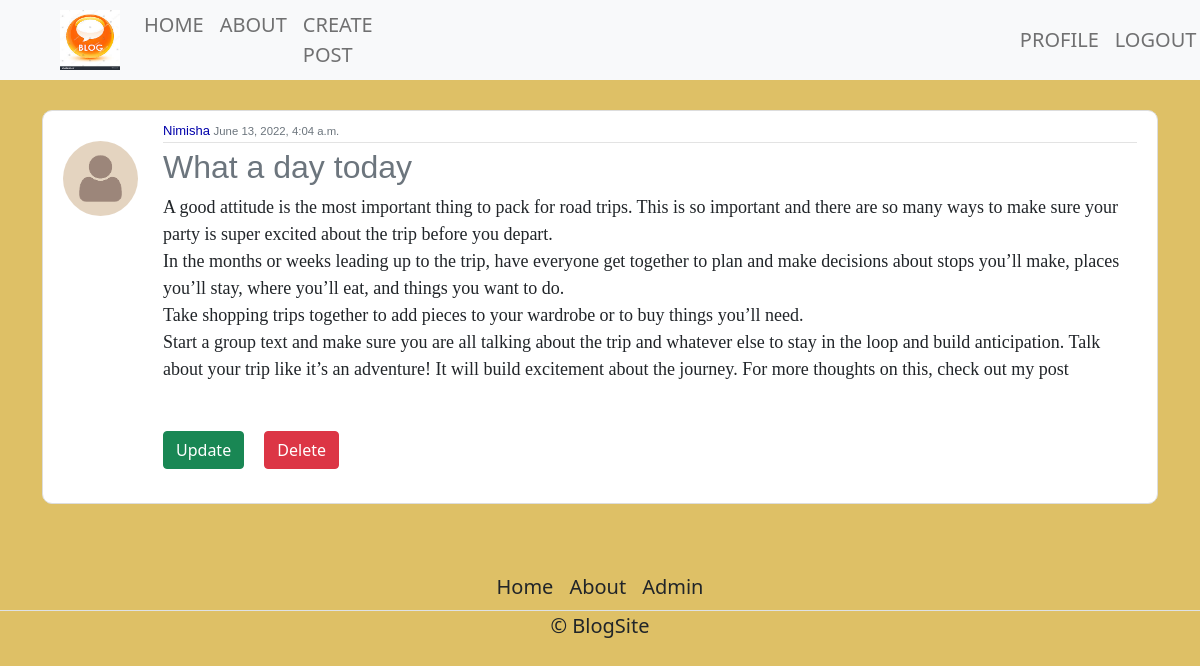
The app's page /post/6/ (signed in) with its own data.
### blog/models.py (models this page shows, shortened)
class Post(models.Model):
    author = models.ForeignKey(User, on_delete=models.CASCADE)
    title = models.CharField(max_length=200)
    content = models.TextField()
    date_posted = models.DateTimeField(default=timezone.now)

### users/models.py (models this page shows, shortened)
class Profile(models.Model):
    user = models.OneToOneField(User, on_delete=models.CASCADE)
    image = models.ImageField(default='default.png', upload_to='profile_pics')

### blog/views.py (the view)
# urls.py: path('post/<int:pk>/', PostDetailView.as_view(), name='blog-detail'),
class PostDetailView(LoginRequiredMixin, DetailView):  # no template name given so template name will be on class name post_detail
    model = Post

### blog/templates/blog/post_detail.html (shortened to what this page needs)
{% extends 'blog/base.html' %}
{% block content %}
        <article class="media content-section">
            <div  style="float:left ; height:100%;position:absolute;margin-top:20px;"><img class="rounded-circle article-img" src="{{ object.author.profile.image.url }}" ></div>
            <div class="media-body" style="margin-left:100px">
                <div class="article-metadata">
                    <a class="mr-2" href="#" style="color:#0000aa;">{{ object.author }}</a>
                    <small  class="text-muted">{{ object.date_posted }}</small>
                </div>
                <h2><a class="article-title text-muted" style="text-decoration:none;font-family: 'Poppins', sans-serif;" >{{ object.title }}</a></h2>
                <pre><p class="article-content" style="font-family:'Poppins';font-size:18px">{{ object.content }}</p></pre>
                {% if object.author == request.user %}
                    <a class="btn btn-success mt-3" href="{% url 'blog-update' post.id %}">Update</a>
                    <a class="btn btn-danger mt-3 ms-3" href="{% url 'blog-delete' post.id %}">Delete</a>
                {% endif %}
            </div>
            <br>
        </article>
{% endblock %}

### blog/static/blog/main.css (style rules this page uses)
.content-section { background: #ffffff; padding: 10px 20px; border: 1px solid #dddddd; border-radius: 10px; margin-bottom:20px; }
a.article-title { color: #444444; }
.article-content { white-space: pre-line; }
.article-img { height: 75px; width: 75px; margin-right: 16px; }
.article-metadata { font-family: 'Poppins', sans-serif; padding-bottom: 1px; margin-bottom: 4px; font-size: 13px; border-bottom: 1px solid #e3e3e3; }
.article-metadata a { text-decoration:none; }

### blog/templates/blog/base.html (style rules this page uses)
body { background-color:rgba(200,150,0,0.6); }

### records on screen
Post: author.profile.image (placeholder picture), author "Nimisha", date_posted "June 13, 2022, 4:04 a.m.", title "What a day today", content "A good attitude is the most important thing to pack for road trips. This is so important and there are so many ways to make sure your party is super excited about the trip before you depart. In the months or weeks leading up to the trip, have everyone get together to plan and make decisions about stops you’ll make, places you’ll stay, where you’ll eat, and things you want to do. Take shopping trips together to add pieces to your wardrobe or to buy things you’ll need. Start a group text and make sure you are all talking about the trip and whatever else to stay in the loop and build anticipation. Talk about your trip like it’s an adventure! It will build excitement about the journey. For more…"
